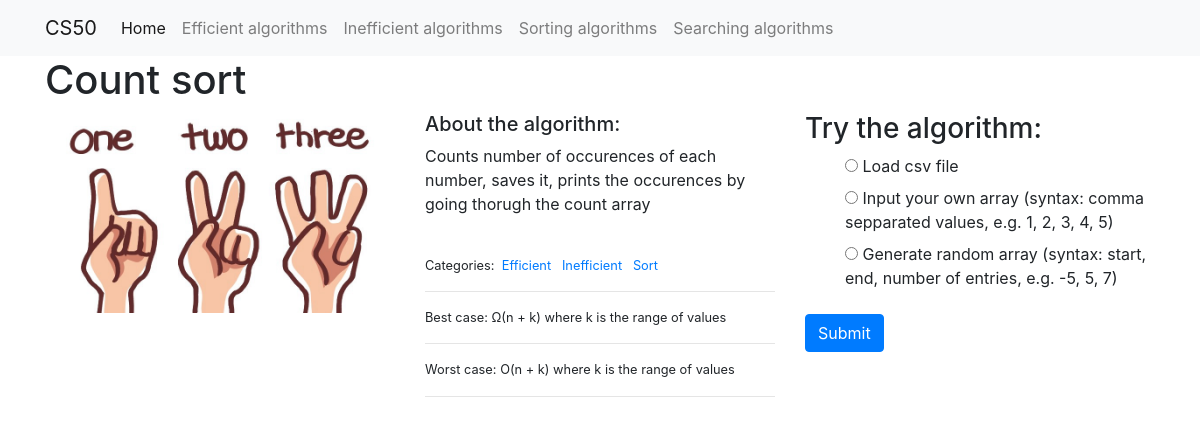
/6/, run on the app's committed database.
### algorithms/models.py (models this page shows, shortened)
class Algorithm(models.Model):
    title = models.CharField(max_length=100)
    description = models.TextField()
    image = models.FilePathField(path="algorithms/img")
    categories = models.ManyToManyField("Category", related_name="algorithms")
    bestCase = models.TextField()
    worstCase = models.TextField()
    purpose = models.CharField(max_length=50)

class Category(models.Model):
    name = models.CharField(max_length=20)

### algorithms/views.py (the view)
# urls.py: path("<int:pk>/", views.algorithms_detail, name="algorithms_detail"),
def algorithms_detail(request, pk):
    algorithm = Algorithm.objects.get(pk=pk)
    if request.method == "POST":
        form = Form(request.POST)
        if request.POST['choice'] == 'csv':
            if 'file' in request.POST:
                dataInput='No csv file selected'
            else:
                try:
                    f = TextIOWrapper(request.FILES['file'].file, encoding=request.encoding)
                    dataInput = csvInput(f)
                except:
                    dataInput = 'Invalid csv file selected. Could not decode.'
        elif request.POST['choice'] == 'own':
            if request.POST['description'] == '':
                dataInput = 'Empty input'
            else:
                dataInput = cleanUp(request.POST['description'])
                if not dataInput:
                    dataInput = "Input array contains non-numbers"
                elif algorithm.title == 'Binary search':
                    if dataInput != sorted(dataInput):
                        dataInput = "Provided list is not sorted (binary search doesn't on unsorted lists)"
                elif algorithm.title == 'Binary tree search':
                    dataInput.sort()
        elif request.POST['choice'] == 'random':
            if request.POST['description'] == '':
                dataInput = 'Empty input'
            else:
                dataInput = randomArray(request.POST['description'])
                if not dataInput:
                    dataInput = "Invalid syntax; syntax: start, end, number of entries, e.g. -5, 5, 7"
                elif algorithm.title in ('Binary search', 'Binary tree search'):
                    dataInput.sort()
        context = {'algorithm': algorithm}
        if algorithm.purpose == 'Search':
            context['target'] = request.POST['target']
            try:
                context['target'] = int(context['target'])
            except:
                dataInput = 'Target is not an integer'
        if type(dataInput)==str:
            context['error'] = dataInput
            return algorithms_error(request, context)
        else:
            context['data'] = dataInput
            return algorithms_result(request, context)
    else:
        form = Form()
    context = {"algorithm": algorithm, 'form':form}
    return render(request, "algorithms_detail.html", context)

### algorithms/forms.py
class Form(forms.Form):
    description = forms.CharField(
        required=False,
        max_length=60,
        widget=forms.TextInput(
            attrs={
            "class": "form-control",
            "placeholder": "Your array/length of random array"
            }
        ),
    )
    choice = forms.MultipleChoiceField(
            required=True,
            widget=forms.RadioSelect(attrs = {
            'onclick' : "ShowHideForms();",
            }
            ),
            choices=CHOICES,
        )
    file = forms.FileField(required=False)
    target = forms.CharField(
        required=True,
        max_length=60,
        widget=forms.TextInput(
            attrs={"class": "form-control", "placeholder": "Target element"}
        ),
    )

### algorithms/templates/algorithms_detail.html (shortened to what this page needs)
{% extends "base.html" %}
{% load static %}
{% block page_content %}
<h1>{{ algorithm.title }}</h1>
<div class="row">
    <div class="col-md-4">
        <img src="{% static algorithm.image %}" alt="" width="100%">
    </div>
    <div class="col-md-4">
        <h5>About the algorithm:</h5>
        <p>{{ algorithm.description }}</p>
        <br>
        <small>Categories:&nbsp;
        {% for category in algorithm.categories.all %}
        <a href="{% url 'algorithms_category' category.name %}">
            {{ category.name }}
        </a>&nbsp;
        {% endfor %}
        <hr>
        Best case: {{algorithm.bestCase}}
        <hr>
        Worst case: {{algorithm.worstCase}}
        <hr>
        </small>
    </div>
    <div class="col-md-4">
      <h3>Try the algorithm:</h3>
      <form action="/{{ algorithm.pk }}/" method="post" enctype="multipart/form-data")>
          <div class="form-group">
              {{ form.choice }}
          </div>
          <button type="submit" class="btn btn-primary">Submit</button>
      </form>
    </div>
</div>
{% endblock %}

### my_website/templates/base.html (style rules this page uses)
ul { list-style: none; }

### data on the page
Algorithm: title "Count sort", image (picture), description "Counts number of occurences of each number, saves it, prints the occurences by going thorugh the count array", bestCase "Ω(n + k) where k is the range of values", worstCase "O(n + k) where k is the range of values"
Category: name "Efficient"
Category: name "Inefficient"
Category: name "Sort"
